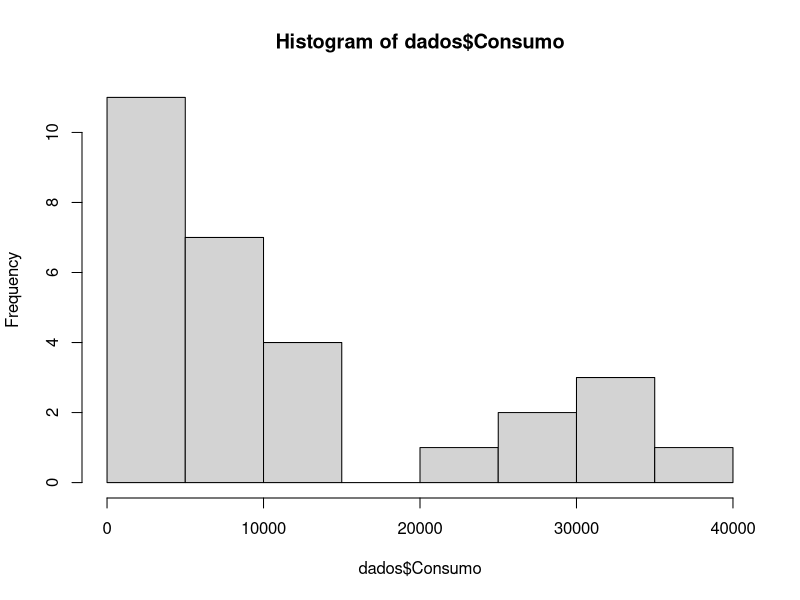
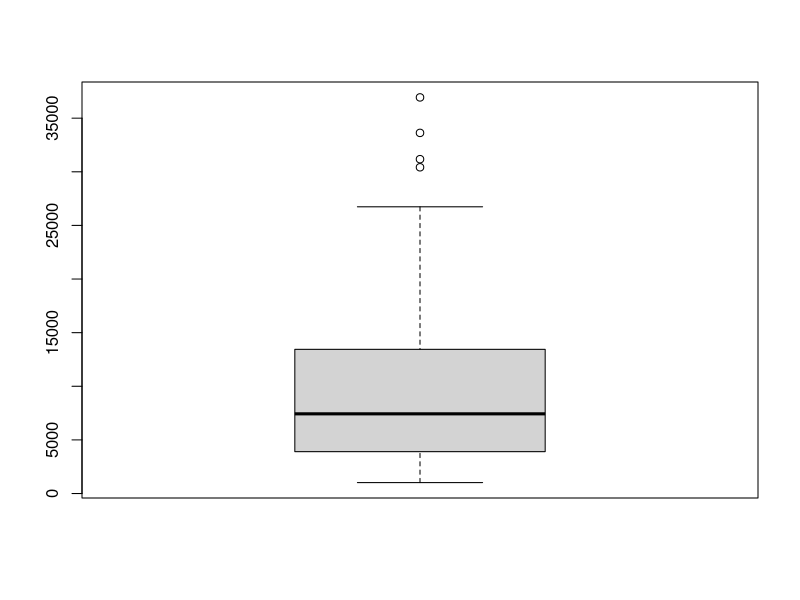
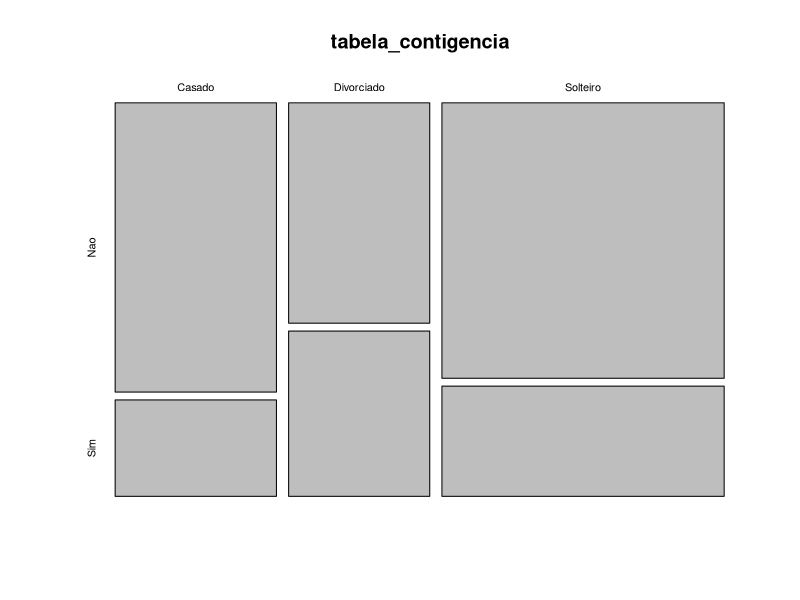
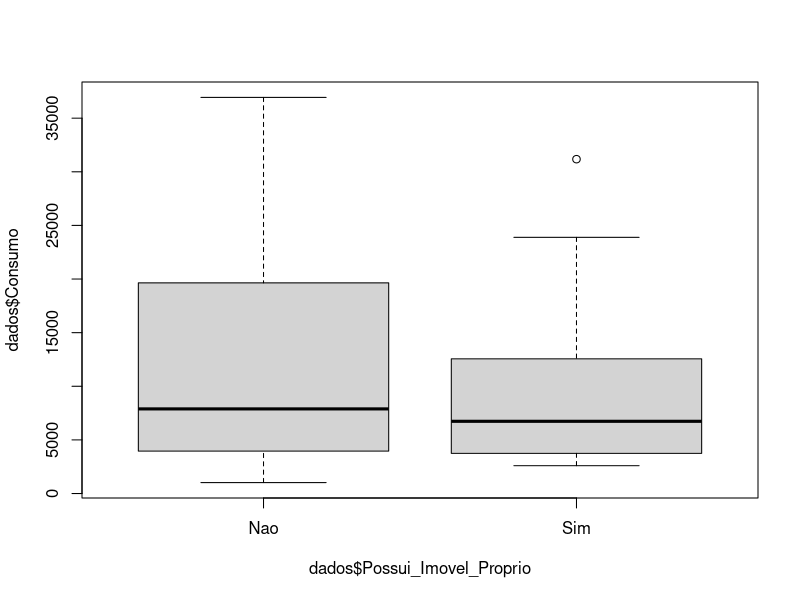

R code for these plots, in order: (Note: this script raises an error after producing the figures.)
## ---- chunk 1
dados <- data.frame(
  Consumo = c(2595, 8470, 4007, 6734, 33628, 3903, 
              13444, 12560, 31176, 5435, 26736, 3728, 8684, 8356, 36936, 3744, 
              30420, 5958, 1019, 11688, 4442, 2640, 23888, 25844, 7430, 10276, 
              3381, 3512, 4957),
  Estado_Civil = c("Divorciado", "Casado", "Divorciado", 
                   "Casado", "Solteiro", "Divorciado", "Solteiro", "Solteiro", "Solteiro", 
                   "Casado", "Solteiro", "Divorciado", "Solteiro", "Solteiro", "Solteiro", 
                   "Divorciado", "Solteiro", "Divorciado", "Divorciado", "Solteiro", 
                   "Casado", "Solteiro", "Solteiro", "Solteiro", "Casado", "Solteiro", 
                   "Casado", "Casado", "Casado"), 
  Genero = c("Feminino", "Feminino", 
             "Masculino", "Feminino", "Feminino", "Feminino", "Feminino", 
             "Feminino", "Feminino", "Masculino", "Masculino", "Masculino", 
             "Feminino", "Feminino", "Masculino", "Masculino", "Feminino", 
             "Masculino", "Feminino", "Feminino", "Masculino", "Masculino", 
             "Masculino", "Masculino", "Masculino", "Feminino", "Feminino", 
             "Masculino", "Feminino"), 
  Idade = c(20.2585750236176, 32.1118436595569, 
            31.7467633607352, 37.8198500301827, 71.2083039792698, 29.7176362875943, 
            44.8093915220787, 35.8376118862763, 58.8385574663313, 39.9177951271474, 
            58.0550560477448, 21.778210059274, 31.7467633607352, 37.8198500301827, 
            71.2083039792698, 18.2385329827666, 61.5387187691615, 35.8376118862763, 
            20.2585750236176, 39.9177951271474, 37.9148802474609, 23.3568492662162, 
            54.9958059606044, 61.2973920327649, 34.58738731516, 29.7176362875943, 
            19.2584996796213, 20.2585750236176, 37.8080561311484), 
  Renda_Mensal = c(1985.88181437971,3769.2479179441, 2291.88059431382, 2390.40280655742, 8534.7173298783, 
                   2495.88975635737, 5714.55454591117, 5832.6343267674, 6882.89867212748, 
                   2099.31900110052, 6342.50934129081, 1941.14793399086, 3575.98064224822, 
                   3589.23716442208, 8534.7173298783, 2740.46957610393, 5714.55454591117, 
                   2390.40280655742, 1635.64603350165, 4364.56455252666, 1905.53820715893, 
                   2338.3086884437, 5832.6343267674, 6882.89867212748, 3842.53578942318, 
                   4919.14670791015, 2063.01440787432, 2380.55793401061, 1985.88181437971),
  Possui_Imovel_Proprio = c("Sim", "Sim", "Nao", "Sim", "Nao", 
                            "Nao", "Nao", "Sim", "Sim", "Nao", "Nao", "Nao", "Nao", "Nao", 
                            "Nao", "Sim", "Nao", "Sim", "Nao", "Nao", "Nao", "Sim", "Sim", 
                            "Nao", "Nao", "Nao", "Nao", "Nao", "Nao")
)

View(dados)

## ---- chunk 2
hist(dados$Consumo)
## ---- chunk 3
boxplot(dados$Consumo)
## ---- chunk 4
summary(dados$Consumo)
## ---- chunk 5
tabela_contigencia <- table(dados$Estado_Civil, dados$Possui_Imovel_Proprio)

tabela_contigencia

plot(tabela_contigencia)
## ---- chunk 6
chisq.test(tabela_contigencia) #ignore a mensagem de warning de vermelho
## ---- chunk 7
boxplot(dados$Consumo ~ dados$Possui_Imovel_Proprio)
## ---- chunk 8
#Test t de Student
t.test(dados$Consumo ~ dados$Possui_Imovel_Proprio , 
       paired = FALSE, #amostras nao pareadas
       alternative = 'two.sided', #bilateral
       conf.level = 0.95 #95% de confianca
)
## ---- chunk 9
plot(y = dados$Consumo ,
     x = dados$Idade,
     pch = 16)
## ---- chunk 10
cor(dados$Consumo, dados$Idade)
## ---- chunk 11
regressao_linear <- lm(Consumo ~ Idade, data = dados)
summary(regressao_linear)
## ---- chunk 12
shapiro.test(regressao_linear$residuals)
## ---- chunk 13
hist(regressao_linear$residuals)
## ---- chunk 14
summary(dados$Renda_Mensal)
## ---- chunk 15
summary(dados$Renda_Mensal)
## ---- chunk 16
regressao_linear <- lm(Consumo ~ Idade + Renda_Mensal, data = dados)
summary(regressao_linear)
## ---- chunk 17
hist(regressao_linear$residuals)
## ---- chunk 18
shapiro.test(regressao_linear$residuals)
